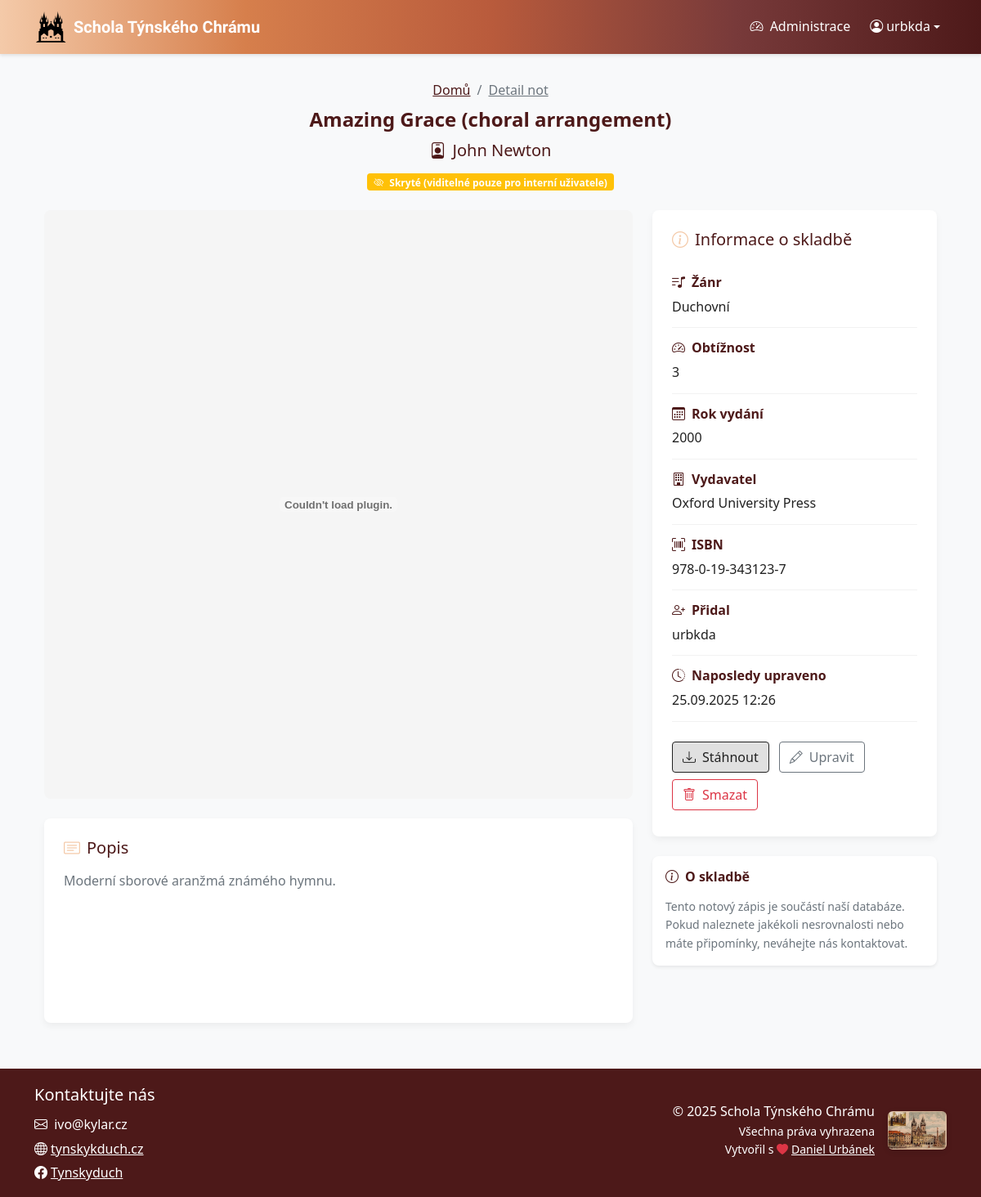
The app's page /noty/amazing-grace-choral-arrangement (signed in), older data.
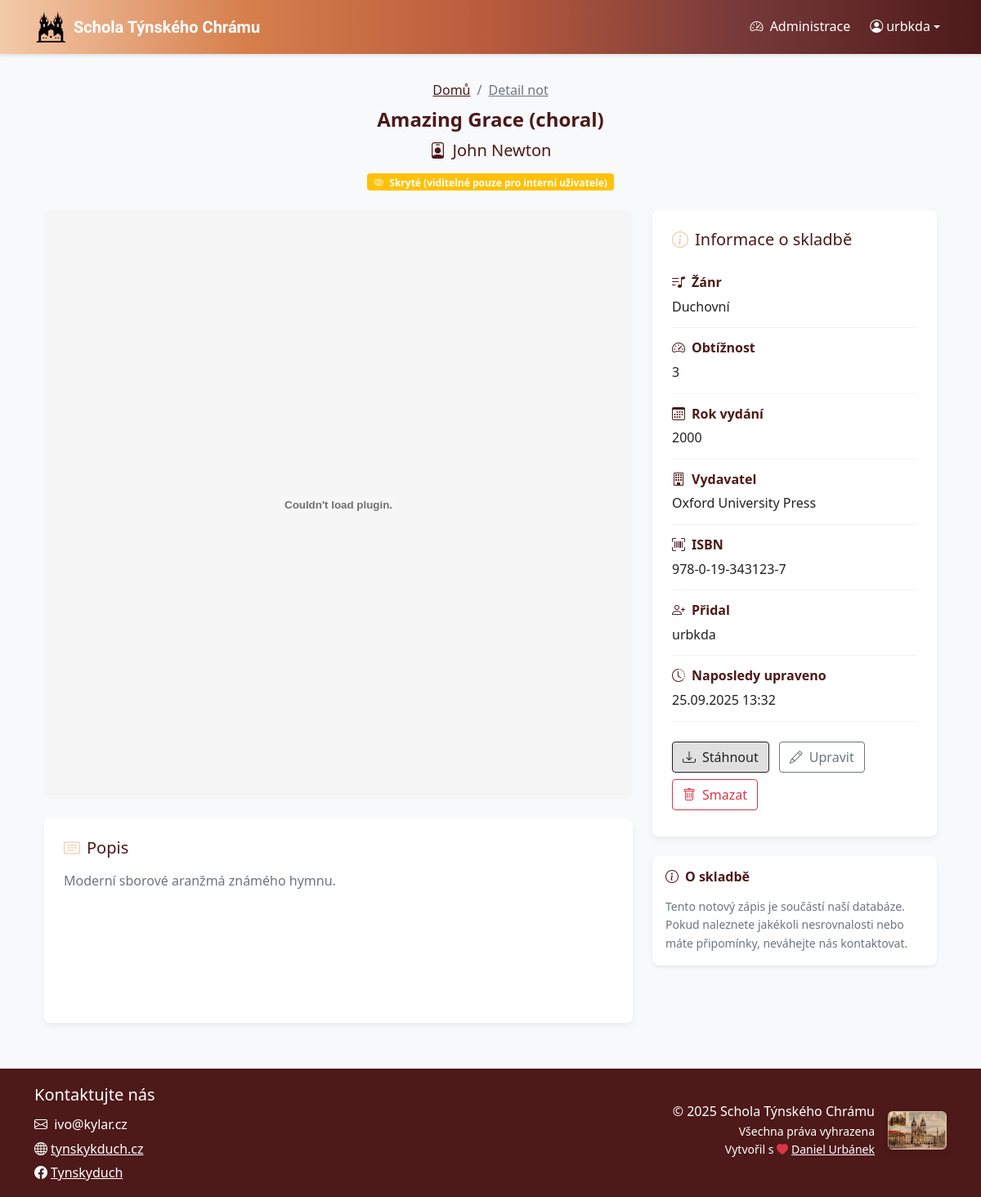
The same page, newer data.
### sheet_music_app/models.py (models this page shows, shortened)
class Sheet(models.Model):
    RELIGIOUS = "REL"
    CHORAL = "CHO"
    JAZZ = "JAZ"
    POPULAR = "POP"
    CLASSICAL = "CLA"
    SECULAR = "SEC"
    FOLCLORE = "FOL"
    GENRE_CHOICES = [
        (RELIGIOUS, "Duchovní"),
        (CHORAL, "Sborová"),
        (JAZZ, "Jazzová"),
        (POPULAR, "Populární"),
        (CLASSICAL, "Klasická"),
        (SECULAR, "Světská"),
        (FOLCLORE, "Folklórní"),
    ]
    DIFFICULTY_CHOICES = [
        (1, 'Velmi snadná'),
        (2, 'Snadná'),
        (3, 'Střední'),
        (4, 'Obtížná'),
        (5, 'Velmi obtížná'),
    ]
    title = models.CharField(max_length=200)
    composer = models.CharField(max_length=200)
    arranger = models.CharField(max_length=200, blank=True, null=True)
    genre = models.CharField(choices=GENRE_CHOICES, blank=True, null=True)
    difficulty_level = models.CharField(choices=DIFFICULTY_CHOICES, blank=True, null=True, max_length=1)
    publication_year = models.IntegerField(blank=True, null=True)
    publisher = models.CharField(max_length=200, blank=True, null=True)
    isbn = models.CharField(max_length=20, blank=True, null=True)
    description = models.TextField(blank=True, null=True)
    date_created = models.DateTimeField(auto_now_add=True)
    date_modified = models.DateTimeField(auto_now=True)
    created_by = models.ForeignKey('auth.User', on_delete=models.CASCADE)
    modified_by = models.ForeignKey('auth.User', on_delete=models.CASCADE, related_name='modified_sheets')
    sheet_file = models.FileField()
    preview_image = models.ImageField(blank=True, null=True)
    public = models.BooleanField(default=False)
    slug = models.SlugField(max_length=255, unique=True, blank=True, null=True)
    tags = models.ManyToManyField(Tag, blank=True, related_name="sheets")

### sheet_music_app/views.py (the view)
# urls.py: path("noty/<slug:slug>", views.sheet_profile, name="sheet_profile"),
@login_required(login_url='login')
def sheet_profile(request, slug):
    sheet = get_object_or_404(Sheet, slug=slug)
    return render(request, "sheet_profile.html", {"sheet": sheet})

### sheet_music_app/templatetags/permissions.py (called while the page is built)
@register.filter(name='is_editor')
def is_editor(user):
    if not hasattr(user, 'is_authenticated'):
        return False
    return user.is_authenticated and (user.is_staff or user.is_superuser)

@register.filter(name='is_superuser')
def is_superuser(user):
    if not hasattr(user, 'is_authenticated'):
        return False
    return user.is_authenticated and (user.is_superuser)

### sheet_music_app/templates/sheet_profile.html (shortened to what the changed rows need)
{% extends 'base.html' %}
{% load static %}
{% load permissions %}
{% block content %}
<div class="container mb-3">
    <div class="sheet-header">
        <div class="sheet-header-content text-center">
            <nav aria-label="breadcrumb" class="d-flex justify-content-center">
                <ol class="breadcrumb mb-2 mt-2">
                </ol>
            </nav>
            <h1 class="fw-bold mb-2">{{ sheet.title }}</h1>
            <p class="lead mb-2">
                <i class="bi bi-person-badge me-2"></i>{{ sheet.composer }}
            </p>
            {% if not sheet.public %}
                <span class="badge bg-warning mt-1 mb-2">
                    <i class="bi bi-eye-slash me-1"></i> Skryté (viditelné pouze pro interní uživatele)
                </span>
            {% endif %}
        </div>
    </div>
</div>
<div class="container">
    <div class="row">
        <div class="col-lg-8">
            <div class="description-box">
                <div class="text-muted">
                    {% if sheet.description %}
                        {{ sheet.description|linebreaks }}
                    {% else %}
                        <em class="text-secondary">Zatím bez popisu.</em>
                    {% endif %}
                </div>
            </div>
        </div>
        <div class="col-lg-4">
            <div class="sheet-meta mb-4">
                <div class="meta-item">
                    <div class="meta-label">
                        <i class="bi bi-music-note-list me-2"></i><strong>Žánr</strong>
                    </div>
                    <div class="meta-value">
                        {{ sheet.get_genre_display|default:"Neuvedeno" }}
                    </div>
                </div>
                <div class="meta-item">
                    <div class="meta-label">
                        <i class="bi bi-speedometer2 me-2"></i><strong>Obtížnost</strong>
                    </div>
                    <div class="meta-value">
                        {{ sheet.get_difficulty_level_display|default:"Neuvedeno" }}
                    </div>
                </div>
                {% if sheet.publication_year %}
                <div class="meta-item">
                    <div class="meta-label">
                        <i class="bi bi-calendar3 me-2"></i><strong>Rok vydání</strong>
                    </div>
                    <div class="meta-value">
                        {{ sheet.publication_year }}
                    </div>
                </div>
                {% endif %}
                {% if sheet.publisher %}
                <div class="meta-item">
                    <div class="meta-label">
                        <i class="bi bi-building me-2"></i><strong>Vydavatel</strong>
                    </div>
                    <div class="meta-value">
                        {{ sheet.publisher }}
                    </div>
                </div>
                {% endif %}
                {% if sheet.isbn %}
                <div class="meta-item">
                    <div class="meta-label">
                        <i class="bi bi-upc-scan me-2"></i><strong>ISBN</strong>
                    </div>
                    <div class="meta-value">
                        {{ sheet.isbn }}
                    </div>
                </div>
                {% endif %}
                <div class="meta-item">
                    <div class="meta-label">
                        <i class="bi bi-person-plus me-2"></i><strong>Přidal</strong>
                    </div>
                    <div class="meta-value">
                        {{ sheet.created_by.get_full_name|default:sheet.created_by.username }}
                    </div>
                </div>
                <div class="meta-item">
                    <div class="meta-label">
                        <i class="bi bi-clock-history me-2"></i><strong>Naposledy upraveno</strong>
                    </div>
                    <div class="meta-value">
                        {{ sheet.date_modified|date:"d.m.Y H:i" }}
                    </div>
                </div>
            </div>
        </div>
    </div>
</div>
{% endblock %}

Row changes from the older to the newer data that the page shows:
changed Sheet "John Newton": title "Amazing Grace (choral arrangement)" → "Amazing Grace (choral)"; date_modified "25.09.2025 12:26" → "25.09.2025 13:32"
